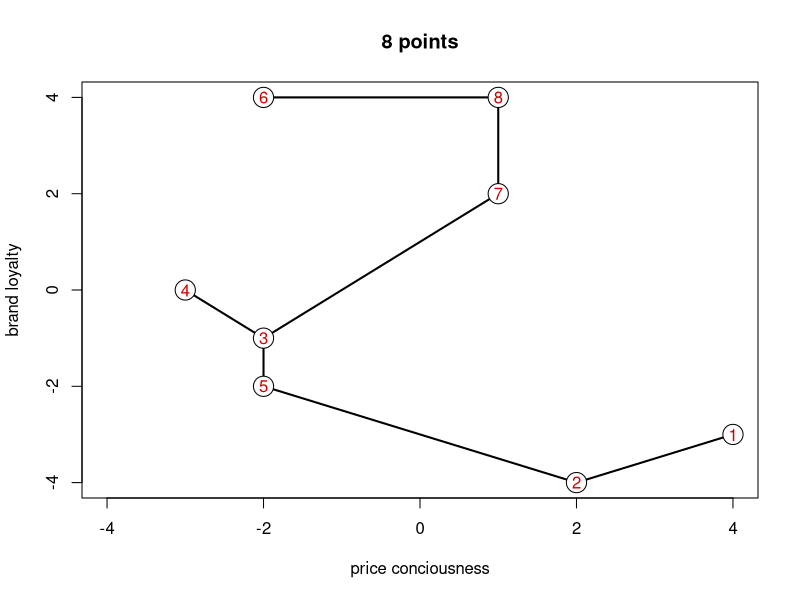
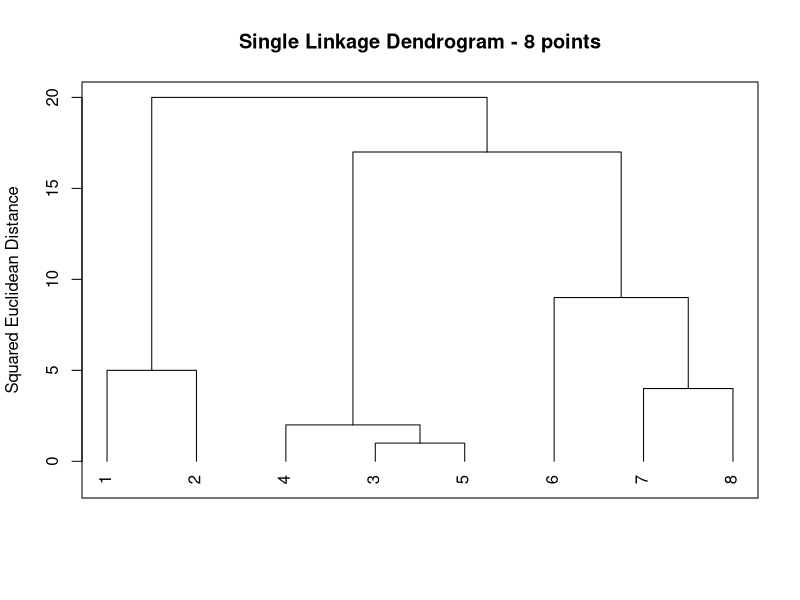

The R source for these figures, in order:
# −−−−−−−−−−−−−−−−−−−−−−−−−−−−−−−−−−−−−−−−−−−−−−−−−−−−−−
# Name of QuantLet : MVAclus8p
# −−−−−−−−−−−−−−−−−−−−−−−−−−−−−−−−−−−−−−−−−−−−−−−−−−−−−−
# Published in : Applied Multivariate Statistical Analysis
# −−−−−−−−−−−−−−−−−−−−−−−−−−−−−−−−−−−−−−−−−−−−−−−−−−−−−−
# Description : Performs cluster analysis for 8 data points.
# −−−−−−−−−−−−−−−−−−−−−−−−−−−−−−−−−−−−−−−−−−−−−−−−−−−−−−
# Keywords : cluster-analysis, plot, graphical representation, 
# distance, euclidean, dendrogram
# −−−−−−−−−−−−−−−−−−−−−−−−−−−−−−−−−−−−−−−−−−−−−−−−−−−−−−
# See also : MVAclusfood, MVAclusbank, MVAspecclust, MVAclusbh, 
# MVAclususcrime, SMSclus8p, SMSclus8pd, SMSclus8pmst2, 
# SMSclusbank, SMScluscomp, SMScluscrime, SMScluscrimechi2, 
# SMSclushealth
# −−−−−−−−−−−−−−−−−−−−−−−−−−−−−−−−−−−−−−−−−−−−−−−−−−−−−−
# Author : Zografia Anastasiadou
# −−−−−−−−−−−−−−−−−−−−−−−−−−−−−−−−−−−−−−−−−−−−−−−−−−−−−−
# Submitted : Thu, September 11 2014 by Franziska Schulz
# −−−−−−−−−−−−−−−−−−−−−−−−−−−−−−−−−−−−−−−−−−−−−−−−−−−−−−
# Example 1: The dendrogram for the 8-point example after 
# Single linkage algorithm.
# −−−−−−−−−−−−−−−−−−−−−−−−−−−−−−−−−−−−−−−−−−−−−−−−−−−−−−
# Example 2: The 8-point example.
# −−−−−−−−−−−−−−−−−−−−−−−−−−−−−−−−−−−−−−−−−−−−−−−−−−−−−−

# clear all variables
rm(list = ls(all = TRUE))
graphics.off()

# create matrix from 8 data points and define eight points
eight = cbind(c(-3, -2, -2, -2, 1, 1, 2, 4), c(0, 4, -1, -2, 4, 2, -4, -3))
eight = eight[c(8, 7, 3, 1, 4, 2, 6, 5), ]

# Plot 1: The 8-point example
plot(eight, type = "n", xlab = "price conciousness", ylab = "brand loyalty", xlim = c(-4, 
    4), main = "8 points")
segments(eight[1, 1], eight[1, 2], eight[2, 1], eight[2, 2], lwd = 2)
segments(eight[2, 1], eight[2, 2], eight[5, 1], eight[5, 2], lwd = 2)
segments(eight[5, 1], eight[5, 2], eight[3, 1], eight[3, 2], lwd = 2)
segments(eight[3, 1], eight[3, 2], eight[4, 1], eight[4, 2], lwd = 2)
segments(eight[3, 1], eight[3, 2], eight[7, 1], eight[7, 2], lwd = 2)
segments(eight[7, 1], eight[7, 2], eight[8, 1], eight[8, 2], lwd = 2)
segments(eight[8, 1], eight[8, 2], eight[6, 1], eight[6, 2], lwd = 2)
points(eight, pch = 21, cex = 2.7, bg = "white")
text(eight, as.character(1:8), col = "red3", xlab = "first coordinate", ylab = "second coordinate", 
    main = "8 points", cex = 1)

d  = dist(eight, method = "euclidean", p = 2)  # euclidean distance matrix
dd = d^2                                       # squared euclidean distance matrix
s  = hclust(dd, method = "single")             # cluster analysis with single linkage algorithm                      

# Plot 2: The dendrogram for the 8-point example, Single linkage algorithm.
dev.new()
plot(s, hang = -0.1, frame.plot = TRUE, ann = FALSE)
title(main = "Single Linkage Dendrogram - 8 points", ylab = "Squared Euclidean Distance") 
